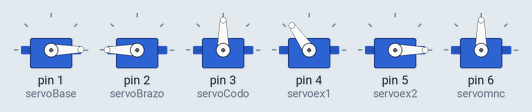
Bench run of a sketch on a simulated Arduino Uno, built with avr-gcc and run on an emulated ATmega328P. Shown: 6 × servo.

Above: at 0.1 s.
At 7.1 s:
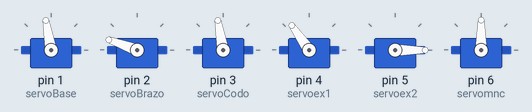
At 13.1 s:
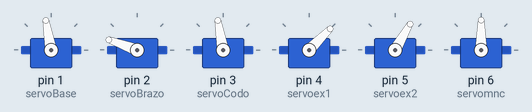
At 16.1 s:
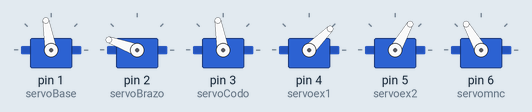
At 22.1 s:
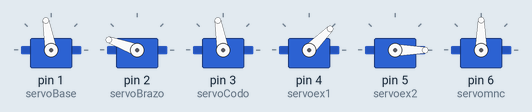
At 31.1 s:
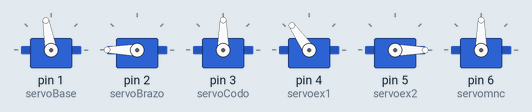
Timing chart, 0 to 38.5 s (numbered marks = the images above):
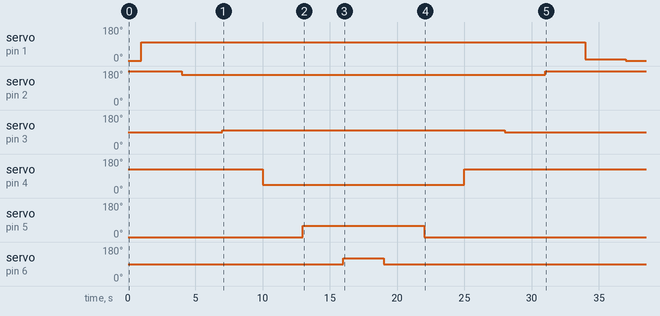

The sketch:

Arduino.ino
```cpp
#include <Servo.h>

Servo servoBase;
Servo servoBrazo;
Servo servoCodo;
Servo servoex1;
Servo servoex2;
Servo servomnc;
bool cicloCompleto = false; // Variable para seguir el estado del ciclo

void setup() {
  servoBase.attach(1);  // Conecta el servo de la base al pin 9
  servoBrazo.attach(2); // Conecta el servo del brazo al pin 10
  servoCodo.attach(3);  // Conecta el servo del codo al pin 11
  servoex1.attach(4);  // Conecta el servo de la base al pin 9
  servoex2.attach(5); // Conecta el servo del brazo al pin 10
  servomnc.attach(6);  // Conecta el servo del codo al pin 11
}

void loop() {
  // Posición inicial
  servoBase.write(1);
  servoBrazo.write(180);
  servoCodo.write(90);
  servoex1.write(125);
  servoex2.write(0);
  servomnc.write(90);
  delay(1000); // Espera 1 segundo

  if (!cicloCompleto) { // Verifica si el ciclo no ha sido completado
  // Mover el servo de la base a 100 grados
  servoBase.write(100);
  delay(3000); // Espera 3 segundos

  // Mover el servo del brazo a 160 grados
  servoBrazo.write(160);
  delay(3000); // Espera 3 segundos

  // Mover el servo del codo a 100 grados
  servoCodo.write(100);
  delay(3000); // Espera 3 segundos

  // Mover el servo de la ex1 a 45 grados
  servoex1.write(45);
  delay(3000); // Espera 3 segundos

  // Mover el servo de la ex2 a 60 grados
  servoex2.write(60);
  delay(3000); // Espera 3 segundos

  // Mover el servo de la mnc a 120 grados
  servomnc.write(120);
  delay(3000); // Espera 3 segundos

  // Volver el mnc a 90 grados
  servomnc.write(90);
  delay(3000); // Espera 3 segundos

  // Volver el servoex2 a 0 grados
  servoex2.write(0);
  delay(3000); // Espera 3 segundos

  // Volver el servoex1 a 125 grados
  servoex1.write(125);
  delay(3000); // Espera 3 segundos

 // Volver el codo a 90 grados
  servoCodo.write(90);
  delay(3000); // Espera 3 segundos

  // Volver el brazo a 180 grados
  servoBrazo.write(180);
  delay(3000); // Espera 3 segundos

  // Volver la base a 10 grados
  servoBase.write(10);
  delay(3000); // Espera 3 segundos

  cicloCompleto = true; // Marca el ciclo como completado
  }

}
```

Measured:
- by itself, servo on pin 1 (servoBase): 1° → 100° at 1.0 s, → 10° 33.0 s later, → 1° 3.0 s later
- by itself, servo on pin 2 (servoBrazo): 180° → 160° at 4.0 s, → 180° 27.0 s later
- by itself, servo on pin 3 (servoCodo): 90° → 100° at 7.0 s, → 90° 21.0 s later
- by itself, servo on pin 4 (servoex1): 125° → 45° at 10.0 s, → 125° 15.0 s later
- by itself, servo on pin 5 (servoex2): 0° → 60° at 13.0 s, → 0° 9.0 s later
- by itself, servo on pin 6 (servomnc): 90° → 120° at 16.0 s, → 90° 3.0 s later
